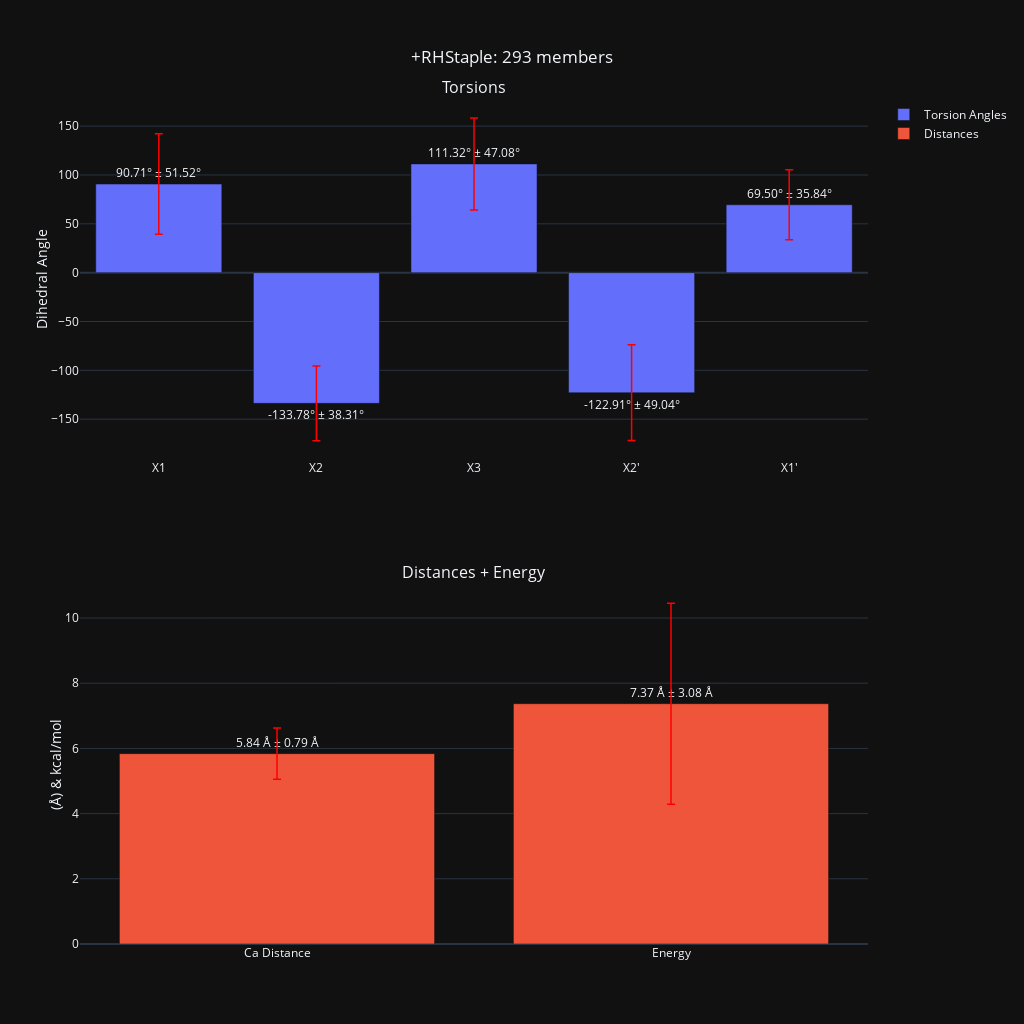

The code cell stored with this chart in its notebook:
### Code cell
Nisplay_torsion_statistics(rhs, t,d)

### Figure 1 — Plotly figure (JSON) as saved in the notebook; plotly's stock layout.template omitted (floating-point values rounded to 4 significant figures)
{"data": [{"error_y": {"array": [51.52, 38.31, 47.08, 49.04, 35.84, 36.71], "color": "red", "thickness": 1.5, "type": "data"}, "hovertemplate": "%{y:.2f}° ± %{error_y.array:.2f}°", "name": "Torsion Angles", "textposition": "outside", "texttemplate": "%{y:.2f}° ± %{error_y.array:.2f}°", "type": "bar", "x": ["X1", "X2", "X3", "X2'", "X1'"], "xaxis": "x", "y": [90.71, -133.8, 111.3, -122.9, 69.5, 259.0], "yaxis": "y"}, {"error_y": {"array": [0.789, 3.082], "color": "red", "thickness": 1.5, "type": "data"}, "hovertemplate": "%{y:.2f}° ± %{error_y.array:.2f}°", "name": "Distances", "textposition": "outside", "texttemplate": "%{y:.2f} Å ± %{error_y.array:.2f} Å", "type": "bar", "x": ["Ca Distance", "Energy"], "xaxis": "x2", "y": [5.839, 7.372], "yaxis": "y2"}], "layout": {"annotations": [{"font": {"size": 16}, "showarrow": false, "text": "Torsions", "x": 0.5, "xanchor": "center", "xref": "paper", "y": 1, "yanchor": "bottom", "yref": "paper"}, {"font": {"size": 16}, "showarrow": false, "text": "Distances + Energy", "x": 0.5, "xanchor": "center", "xref": "paper", "y": 0.425, "yanchor": "bottom", "yref": "paper"}], "height": 1024, "title": {"text": "+RHStaple: 293 members", "x": 0.5, "xanchor": "center", "y": 0.95, "yanchor": "top"}, "width": 1024, "xaxis": {"anchor": "y", "domain": [0, 1]}, "xaxis2": {"anchor": "y2", "domain": [0, 1]}, "yaxis": {"anchor": "x", "domain": [0.575, 1], "title": {"standoff": 0, "text": "Dihedral Angle"}}, "yaxis2": {"anchor": "x2", "domain": [0, 0.425], "title": {"standoff": 0, "text": "(Å) & kcal/mol"}}}}
